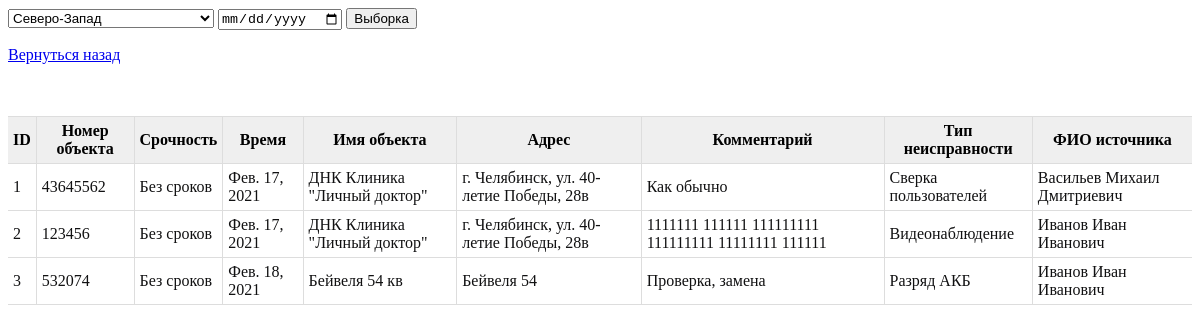
The app's page /application (signed in), older data.
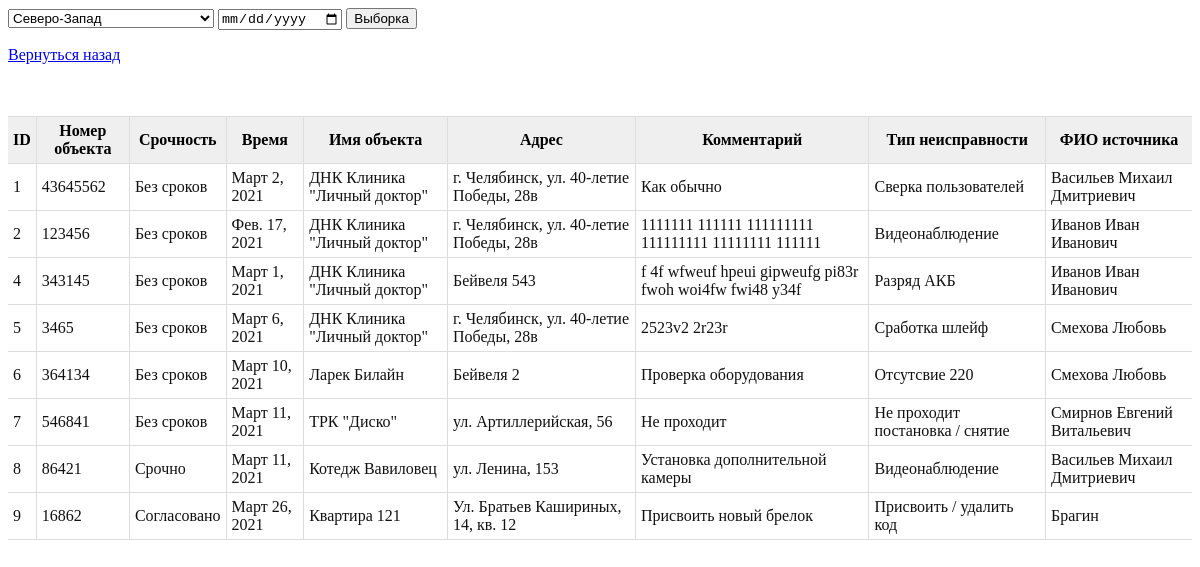
The same page, newer data.
### landing/models.py (models this page shows, shortened)
class ApplicationObject(models.Model):
    number_object = models.BigIntegerField('Номер объекта')
    URGENCY = (
        ('Без сроков', 'Без сроков'),
        ('!!!', '!!!'),
        ('Срочно', 'Срочно'),
        ('На согласование', 'На согласование'),
        ('Согласовано', 'Согласовано'),
    )
    urgency_application = models.CharField('Срочность заявки', max_length=30, choices=URGENCY, default='Без сроков')
    date_application = models.DateTimeField('Дата создания заявки', editable=True, auto_now_add=True)
    name_object = models.CharField('Имя объекта', max_length= 128)
    address_object = models.CharField('Адрес', max_length=128)
    ZONE = (
        ('Северо-Запад', 'Северо-Запад'),
        ('Центр', 'Центр'),
        ('Область', 'Область'),
        ('Обслуживание', 'Обслуживание'),
        ('АМЗ', 'АМЗ'),
        ('ЧТЗ', 'ЧТЗ'),
        ('ЧМЗ', 'ЧМЗ'),
        ('Ленинский','Ленинский'),
        ('Сосновский','Сосновский'),
        ('Екб. + Свердловская область', 'Екб. + Свердловская область')
    )
    service_area = models.CharField('Район', max_length=70, choices=ZONE, default='Область')
    PROBLEM = (
        ('Сработка шлейф', 'Сработка шлейф'),
        ('Присвоить / удалить код', 'Присвоить / удалить код'),
        ('Не проходит постановка / снятие', 'Не проходит постановка / снятие'),
        ('Проверка оборудования', 'Проверка оборудования'),
        ('Отсутствие а/т', 'Отсутствие а/т'),
        ('Cработка ПС', 'Cработка ПС'),
        ('Разряд АКБ', 'Разряд АКБ'),
        ('Ложное КТС', 'Ложное КТС'),
        ('Уточнить расшлейфовку', 'Уточнить расшлейфовку'),
        ('Видеонаблюдение', 'Видеонаблюдение'),
        ('Демонтаж оборудования', 'Демонтаж оборудования'),
        ('Инструктаж пользователей', 'Инструктаж пользователей'),
        ('Осмотр ТСО', 'Осмотр ТСО'),
        ('Отсутсвие 220', 'Отсутсвие 220'),
        ('Переключение', 'Переключение'),
        ('Уточнение Сим карт', 'Уточнение Сим карт'),
        ('Двойник', 'Двойник'),
        ('Подключить ТРС', 'Подключить ТРС'),
        ('Обслуживание ПС', 'Обслуживание ПС'),
        ('Сверка пользователей', 'Сверка пользователей'),
        ('Корректировка настроек', 'Корректировка настроек'),
        ('Доблокировка', 'Доблокировка'),
    )
    type_of_problem = models.CharField('Тип проблемы', max_length=120, choices=PROBLEM, default='Сработка шлейф')
    comment = models.TextField('Комментарий')
    completion_date = models.DateField('Дата для заявки')
    INITIATOR = (
        ('Ответственный', 'Ответственный'),
        ('Менеджер', 'Менеджер'),
        ('ГБР', 'ГБР'),
        ('Офис', 'Офис'),
        ('Письмо', 'Письмо'),
        ('Оператор', 'Оператор'),
        ('Техник', 'Техник'),
        ('Монтажники', 'Монтажники'),
    )
    source_application = models.CharField('Инициатор', max_length=20, choices=INITIATOR, default='Менеджер')
    initiator_of_the_application = models.CharField('Имя инициатора', max_length=128)
    STATUS = (
        ('Закрыта', 'Закрыта'),
        ('В работе', 'В работе'),
    )
    status_application = models.CharField('Статус заявки', max_length=20, choices=STATUS, default='В работе')
    technician = models.ForeignKey(Technician, on_delete=models.CASCADE,null=True, blank=True)
    author = models.ForeignKey('auth.User', on_delete=models.CASCADE, null=True, blank=True)
    class Meta:
        verbose_name = "Заявка"
        verbose_name_plural = "Заявки"
    objects = models.Manager()
    custom_manager = CustomManager()

### landing/views.py (the view)
# urls.py: path('application', views.application, name='application'),
@login_required(login_url='login')
def application(request):
    application_objects_filter = ApplicationObject.objects.all()
    form = SortForm(request.POST)
    if request.method == "POST":
        if form.is_valid():
            sort_service_area = form.cleaned_data['sort_form']
            sort_completion_date = form.cleaned_data['completion_date']
            application_objects_filter = ApplicationObject.objects.filter(completion_date=sort_completion_date, service_area=sort_service_area)
    data = {
        'form': form,
        'application_objects_filter': application_objects_filter
    }
    return render(request, 'landing/application.html', data)

### landing/forms.py
class SortForm(forms.Form):
    sort_form = forms.TypedChoiceField(
        label='Сортировать:', choices=[
            ('Северо-Запад', 'Северо-Запад'),
            ('Центр', 'Центр'),
            ('Область', 'Область'),
            ('Обслуживание', 'Обслуживание'),
            ('АМЗ', 'АМЗ'),
            ('ЧТЗ', 'ЧТЗ'),
            ('ЧМЗ', 'ЧМЗ'),
            ('Ленинский', 'Ленинский'),
            ('Сосновский', 'Сосновский'),
            ('Екб. + Свердловская область', 'Екб. + Свердловская область')
        ])
    completion_date = forms.DateField(widget=forms.DateInput(attrs={'type': 'date', 'class': 'form-control'}), required=False)
    completion_date_2 = forms.DateField(widget=forms.DateInput(attrs={'type': 'date', 'class': 'form-control'}), required=False)
    initiator = forms.CharField(widget=forms.TextInput(attrs={'type': 'text'}), required=False)

### templates/landing/application.html (shortened to what this page needs)
{% block content %}
    <div class="features">
            <form method="post">
                {{ form.sort_form }}
                {{ form.completion_date }}
                <button class="btn btn-success" type="submit" value="Select">Выборка</button>
            </form>
        <p>
            <a href="{% url 'about' %}" class="far fa-calendar-plus">Вернуться назад</a>
        </p>
                <br><br>
            <table class="table">
                <tbody>
                    <tr>
                        <th>ID</th>
                        <th>Номер объекта</th>
                        <th>Срочность</th>
                        <th>Время</th>
                        <th>Имя объекта</th>
                        <th>Адрес</th>
                        <th>Комментарий</th>
                        <th>Тип неисправности</th>
                        <th>ФИО источника</th>
                    </tr>
                    {% for el in application_objects_filter %}
                    <tr>
                        <td>{{ el.id }}</td>
                        <td>{{ el.number_object }}</td>
                        <td>{{ el.urgency_application }}</td>
                        <td>{{ el.completion_date }}</td>
                        <td>{{ el.name_object }}</td>
                        <td>{{ el.address_object }}</td>
                        <td>{{ el.comment }}</td>
                        <td>{{ el.type_of_problem }}</td>
                        <td>{{ el.initiator_of_the_application }}</td>
                    </tr>
                    {% endfor %}
                </tbody>
            </table>
    </div>
{% endblock %}

Row changes from the older to the newer data that the page shows:
removed ApplicationObject: id "3", number_object "532074", urgency_application "Без сроков", completion_date "Фев. 18, 2021", name_object "Бейвеля 54 кв", address_object "Бейвеля 54", comment "Проверка, замена", type_of_problem "Разряд АКБ", initiator_of_the_application "Иванов Иван Иванович"
changed ApplicationObject "Как обычно": completion_date "Фев. 17, 2021" → "Март 2, 2021"
added ApplicationObject: id "4", number_object "343145", urgency_application "Без сроков", completion_date "Март 1, 2021", name_object "ДНК Клиника \"Личный доктор\"", address_object "Бейвеля 543", comment "f 4f wfweuf hpeui gipweufg pi83r fwoh woi4fw fwi48 y34f", type_of_problem "Разряд АКБ", initiator_of_the_application "Иванов Иван Иванович"
added ApplicationObject: id "5", number_object "3465", urgency_application "Без сроков", completion_date "Март 6, 2021", name_object "ДНК Клиника \"Личный доктор\"", address_object "г. Челябинск, ул. 40-летие Победы, 28в", comment "2523v2 2r23r", type_of_problem "Сработка шлейф", initiator_of_the_application "Смехова Любовь"
added ApplicationObject: id "6", number_object "364134", urgency_application "Без сроков", completion_date "Март 10, 2021", name_object "Ларек Билайн", address_object "Бейвеля 2", comment "Проверка оборудования", type_of_problem "Отсутсвие 220", initiator_of_the_application "Смехова Любовь"
added ApplicationObject: id "7", number_object "546841", urgency_application "Без сроков", completion_date "Март 11, 2021", name_object "ТРК \"Диско\"", address_object "ул. Артиллерийская, 56", comment "Не проходит", type_of_problem "Не проходит постановка / снятие", initiator_of_the_application "Смирнов Евгений Витальевич"
added ApplicationObject: id "8", number_object "86421", urgency_application "Срочно", completion_date "Март 11, 2021", name_object "Котедж Вавиловец", address_object "ул. Ленина, 153", comment "Установка дополнительной камеры", type_of_problem "Видеонаблюдение", initiator_of_the_application "Васильев Михаил Дмитриевич"
added ApplicationObject: id "9", number_object "16862", urgency_application "Согласовано", completion_date "Март 26, 2021", name_object "Квартира 121", address_object "Ул. Братьев Кашириных, 14, кв. 12", comment "Присвоить новый брелок", type_of_problem "Присвоить / удалить код", initiator_of_the_application "Брагин"
